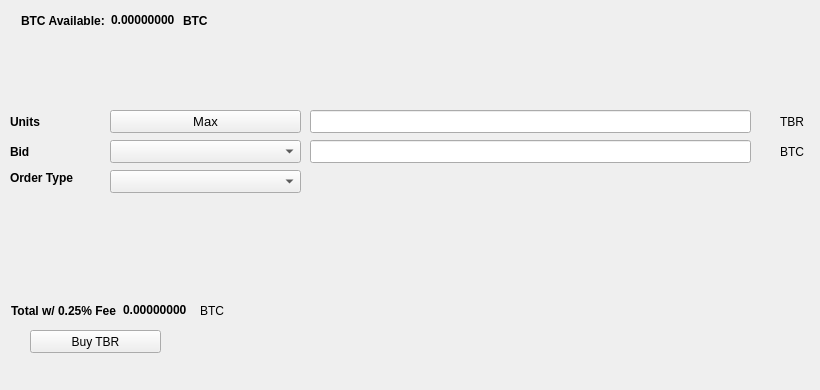
   <widget class="QWidget" name="BuyTab">
    <attribute name="title">
     <string>Buy</string>
    </attribute>
    <widget class="QPushButton" name="BuyTBR">
     <property name="geometry">
      <rect>
       <x>30</x>
       <y>330</y>
       <width>131</width>
       <height>23</height>
      </rect>
     </property>
     <property name="text">
      <string>Buy TBR</string>
     </property>
     <property name="icon">
      <iconset resource="../Tiberium.qrc">
       <normaloff>:/icons/bitcoin</normaloff>:/icons/bitcoin</iconset>
     </property>
    </widget>
    <widget class="QLabel" name="label_3">
     <property name="geometry">
      <rect>
       <x>10</x>
       <y>110</y>
       <width>46</width>
       <height>23</height>
      </rect>
     </property>
     <property name="font">
      <font>
       <weight>75</weight>
       <bold>true</bold>
      </font>
     </property>
     <property name="text">
      <string>Units</string>
     </property>
    </widget>
    <widget class="QLineEdit" name="UnitsInput">
     <property name="geometry">
      <rect>
       <x>310</x>
       <y>110</y>
       <width>441</width>
       <height>23</height>
      </rect>
     </property>
     <property name="font">
      <font>
       <pointsize>9</pointsize>
       <weight>75</weight>
       <bold>true</bold>
      </font>
     </property>
    </widget>
    <widget class="QLineEdit" name="BuyBidPriceEdit">
     <property name="geometry">
      <rect>
       <x>310</x>
       <y>140</y>
       <width>441</width>
       <height>23</height>
      </rect>
     </property>
     <property name="font">
      <font>
       <pointsize>9</pointsize>
       <weight>75</weight>
       <bold>true</bold>
      </font>
     </property>
    </widget>
    <widget class="QLabel" name="label_4">
     <property name="geometry">
      <rect>
       <x>780</x>
       <y>110</y>
       <width>31</width>
       <height>23</height>
      </rect>
     </property>
     <property name="text">
      <string>TBR</string>
     </property>
    </widget>
    <widget class="QLabel" name="label_5">
     <property name="geometry">
      <rect>
       <x>780</x>
       <y>140</y>
       <width>31</width>
       <height>23</height>
      </rect>
     </property>
     <property name="text">
      <string>BTC</string>
     </property>
    </widget>
    <widget class="QLabel" name="label_6">
     <property name="geometry">
      <rect>
       <x>10</x>
       <y>140</y>
       <width>46</width>
       <height>23</height>
      </rect>
     </property>
     <property name="font">
      <font>
       <weight>75</weight>
       <bold>true</bold>
      </font>
     </property>
     <property name="text">
      <string>Bid</string>
     </property>
    </widget>
    <widget class="QLabel" name="label_7">
     <property name="geometry">
      <rect>
       <x>10</x>
       <y>170</y>
       <width>91</width>
       <height>16</height>
      </rect>
     </property>
     <property name="font">
      <font>
       <weight>75</weight>
       <bold>true</bold>
      </font>
     </property>
     <property name="text">
      <string>Order Type</string>
     </property>
    </widget>
    <widget class="QPushButton" name="Buy_Max_Amount">
     <property name="geometry">
      <rect>
       <x>110</x>
       <y>110</y>
       <width>191</width>
       <height>23</height>
      </rect>
     </property>
     <property name="font">
      <font>
       <pointsize>10</pointsize>
      </font>
     </property>
     <property name="text">
      <string>Max</string>
     </property>
    </widget>
    <widget class="QComboBox" name="BuyBidcomboBox">
     <property name="geometry">
      <rect>
       <x>110</x>
       <y>140</y>
       <width>191</width>
       <height>23</height>
      </rect>
     </property>
     <property name="font">
      <font>
       <pointsize>10</pointsize>
      </font>
     </property>
    </widget>
    <widget class="QComboBox" name="buyOrdertypeCombo">
     <property name="geometry">
      <rect>
       <x>110</x>
       <y>170</y>
       <width>191</width>
       <height>23</height>
      </rect>
     </property>
     <property name="font">
      <font>
       <pointsize>10</pointsize>
      </font>
     </property>
    </widget>
    <widget class="QWidget" name="layoutWidget1">
     <property name="geometry">
      <rect>
       <x>21</x>
       <y>11</y>
       <width>227</width>
       <height>19</height>
      </rect>
     </property>
     <layout class="QHBoxLayout" name="horizontalLayout_3">
      <item>
       <widget class="QLabel" name="label232">
        <property name="font">
         <font>
          <weight>75</weight>
          <bold>true</bold>
         </font>
        </property>
        <property name="text">
         <string>BTC Available:</string>
        </property>
       </widget>
      </item>
      <item>
       <widget class="QLabel" name="BtcAvailableLbl">
        <property name="palette">
         <palette>
          <active>
           <colorrole role="WindowText">
            <brush brushstyle="SolidPattern">
             <color alpha="255">
              <red>0</red>
              <green>0</green>
              <blue>0</blue>
             </color>
            </brush>
           </colorrole>
           <colorrole role="Button">
            <brush brushstyle="SolidPattern">
             <color alpha="255">
              <red>0</red>
              <green>170</green>
              <blue>0</blue>
             </color>
            </brush>
           </colorrole>
           <colorrole role="Light">
            <brush brushstyle="SolidPattern">
             <color alpha="255">
              <red>0</red>
              <green>255</green>
              <blue>0</blue>
             </color>
            </brush>
           </colorrole>
           <colorrole role="Midlight">
            <brush brushstyle="SolidPattern">
             <color alpha="255">
              <red>0</red>
              <green>212</green>
              <blue>0</blue>
             </color>
            </brush>
           </colorrole>
           <colorrole role="Dark">
            <brush brushstyle="SolidPattern">
             <color alpha="255">
              <red>0</red>
              <green>85</green>
              <blue>0</blue>
             </color>
            </brush>
           </colorrole>
           <colorrole role="Mid">
            <brush brushstyle="SolidPattern">
             <color alpha="255">
              <red>0</red>
              <green>113</green>
              <blue>0</blue>
             </color>
            </brush>
           </colorrole>
           <colorrole role="Text">
            <brush brushstyle="SolidPattern">
             <color alpha="255">
              <red>0</red>
              <green>170</green>
              <blue>0</blue>
             </color>
            </brush>
           </colorrole>
           <colorrole role="BrightText">
            <brush brushstyle="SolidPattern">
             <color alpha="255">
              <red>255</red>
              <green>255</green>
              <blue>255</blue>
             </color>
            </brush>
           </colorrole>
           <colorrole role="ButtonText">
            <brush brushstyle="SolidPattern">
             <color alpha="255">
              <red>0</red>
              <green>0</green>
              <blue>0</blue>
             </color>
            </brush>
           </colorrole>
           <colorrole role="Base">
            <brush brushstyle="SolidPattern">
             <color alpha="255">
              <red>255</red>
              <green>255</green>
              <blue>255</blue>
             </color>
            </brush>
           </colorrole>
           <colorrole role="Window">
            <brush brushstyle="SolidPattern">
             <color alpha="255">
              <red>0</red>
              <green>170</green>
              <blue>0</blue>
             </color>
            </brush>
           </colorrole>
           <colorrole role="Shadow">
            <brush brushstyle="SolidPattern">
             <color alpha="255">
              <red>0</red>
              <green>0</green>
              <blue>0</blue>
             </color>
            </brush>
           </colorrole>
           <colorrole role="AlternateBase">
            <brush brushstyle="SolidPattern">
             <color alpha="255">
              <red>127</red>
              <green>212</green>
              <blue>127</blue>
             </color>
            </brush>
           </colorrole>
           <colorrole role="ToolTipBase">
            <brush brushstyle="SolidPattern">
             <color alpha="255">
              <red>255</red>
              <green>255</green>
              <blue>220</blue>
             </color>
            </brush>
           </colorrole>
           <colorrole role="ToolTipText">
            <brush brushstyle="SolidPattern">
             <color alpha="255">
              <red>0</red>
              <green>0</green>
              <blue>0</blue>
             </color>
            </brush>
           </colorrole>
          </active>
          <inactive>
           <colorrole role="WindowText">
            <brush brushstyle="SolidPattern">
             <color alpha="255">
              <red>0</red>
              <green>0</green>
              <blue>0</blue>
             </color>
            </brush>
           </colorrole>
           <colorrole role="Button">
            <brush brushstyle="SolidPattern">
             <color alpha="255">
              <red>0</red>
              <green>170</green>
              <blue>0</blue>
             </color>
            </brush>
           </colorrole>
           <colorrole role="Light">
            <brush brushstyle="SolidPattern">
             <color alpha="255">
              <red>0</red>
              <green>255</green>
              <blue>0</blue>
             </color>
            </brush>
           </colorrole>
           <colorrole role="Midlight">
            <brush brushstyle="SolidPattern">
             <color alpha="255">
              <red>0</red>
              <green>212</green>
              <blue>0</blue>
             </color>
            </brush>
           </colorrole>
           <colorrole role="Dark">
            <brush brushstyle="SolidPattern">
             <color alpha="255">
              <red>0</red>
              <green>85</green>
              <blue>0</blue>
             </color>
            </brush>
           </colorrole>
           <colorrole role="Mid">
            <brush brushstyle="SolidPattern">
             <color alpha="255">
              <red>0</red>
              <green>113</green>
              <blue>0</blue>
             </color>
            </brush>
           </colorrole>
           <colorrole role="Text">
            <brush brushstyle="SolidPattern">
             <color alpha="255">
              <red>0</red>
              <green>170</green>
              <blue>0</blue>
             </color>
            </brush>
           </colorrole>
           <colorrole role="BrightText">
            <brush brushstyle="SolidPattern">
             <color alpha="255">
              <red>255</red>
              <green>255</green>
              <blue>255</blue>
             </color>
            </brush>
           </colorrole>
           <colorrole role="ButtonText">
            <brush brushstyle="SolidPattern">
             <color alpha="255">
              <red>0</red>
              <green>0</green>
              <blue>0</blue>
             </color>
            </brush>
           </colorrole>
           <colorrole role="Base">
            <brush brushstyle="SolidPattern">
             <color alpha="255">
              <red>255</red>
              <green>255</green>
              <blue>255</blue>
             </color>
            </brush>
           </colorrole>
           <colorrole role="Window">
            <brush brushstyle="SolidPattern">
             <color alpha="255">
              <red>0</red>
              <green>170</green>
              <blue>0</blue>
             </color>
            </brush>
           </colorrole>
           <colorrole role="Shadow">
            <brush brushstyle="SolidPattern">
             <color alpha="255">
              <red>0</red>
              <green>0</green>
              <blue>0</blue>
             </color>
            </brush>
           </colorrole>
           <colorrole role="AlternateBase">
            <brush brushstyle="SolidPattern">
             <color alpha="255">
              <red>127</red>
              <green>212</green>
              <blue>127</blue>
             </color>
            </brush>
           </colorrole>
           <colorrole role="ToolTipBase">
            <brush brushstyle="SolidPattern">
             <color alpha="255">
              <red>255</red>
              <green>255</green>
              <blue>220</blue>
             </color>
            </brush>
           </colorrole>
           <colorrole role="ToolTipText">
            <brush brushstyle="SolidPattern">
             <color alpha="255">
              <red>0</red>
              <green>0</green>
              <blue>0</blue>
             </color>
            </brush>
           </colorrole>
          </inactive>
          <disabled>
           <colorrole role="WindowText">
            <brush brushstyle="SolidPattern">
             <color alpha="255">
              <red>0</red>
              <green>85</green>
              <blue>0</blue>
             </color>
            </brush>
           </colorrole>
           <colorrole role="Button">
            <brush brushstyle="SolidPattern">
             <color alpha="255">
              <red>0</red>
              <green>170</green>
              <blue>0</blue>
             </color>
            </brush>
           </colorrole>
           <colorrole role="Light">
            <brush brushstyle="SolidPattern">
             <color alpha="255">
              <red>0</red>
              <green>255</green>
              <blue>0</blue>
             </color>
            </brush>
           </colorrole>
           <colorrole role="Midlight">
            <brush brushstyle="SolidPattern">
             <color alpha="255">
              <red>0</red>
              <green>212</green>
              <blue>0</blue>
             </color>
            </brush>
           </colorrole>
           <colorrole role="Dark">
            <brush brushstyle="SolidPattern">
             <color alpha="255">
              <red>0</red>
              <green>85</green>
              <blue>0</blue>
             </color>
            </brush>
           </colorrole>
           <colorrole role="Mid">
            <brush brushstyle="SolidPattern">
             <color alpha="255">
              <red>0</red>
              <green>113</green>
              <blue>0</blue>
             </color>
            </brush>
           </colorrole>
           <colorrole role="Text">
            <brush brushstyle="SolidPattern">
             <color alpha="255">
              <red>0</red>
              <green>85</green>
              <blue>0</blue>
             </color>
            </brush>
           </colorrole>
           <colorrole role="BrightText">
            <brush brushstyle="SolidPattern">
             <color alpha="255">
              <red>255</red>
              <green>255</green>
              <blue>255</blue>
             </color>
            </brush>
           </colorrole>
           <colorrole role="ButtonText">
            <brush brushstyle="SolidPattern">
             <color alpha="255">
              <red>0</red>
              <green>85</green>
              <blue>0</blue>
             </color>
            </brush>
           </colorrole>
           <colorrole role="Base">
            <brush brushstyle="SolidPattern">
             <color alpha="255">
              <red>0</red>
              <green>170</green>
              <blue>0</blue>
             </color>
            </brush>
           </colorrole>
           <colorrole role="Window">
            <brush brushstyle="SolidPattern">
             <color alpha="255">
              <red>0</red>
              <green>170</green>
              <blue>0</blue>
             </color>
            </brush>
           </colorrole>
           <colorrole role="Shadow">
            <brush brushstyle="SolidPattern">
             <color alpha="255">
              <red>0</red>
              <green>0</green>
              <blue>0</blue>
             </color>
            </brush>
           </colorrole>
           <colorrole role="AlternateBase">
            <brush brushstyle="SolidPattern">
             <color alpha="255">
              <red>0</red>
              <green>170</green>
              <blue>0</blue>
             </color>
            </brush>
           </colorrole>
           <colorrole role="ToolTipBase">
            <brush brushstyle="SolidPattern">
             <color alpha="255">
              <red>255</red>
              <green>255</green>
              <blue>220</blue>
             </color>
            </brush>
           </colorrole>
           <colorrole role="ToolTipText">
            <brush brushstyle="SolidPattern">
             <color alpha="255">
              <red>0</red>
              <green>0</green>
              <blue>0</blue>
             </color>
            </brush>
           </colorrole>
          </disabled>
         </palette>
        </property>
        <property name="font">
         <font>
          <weight>75</weight>
          <bold>true</bold>
         </font>
        </property>
        <property name="text">
         <string>0.00000000</string>
        </property>
        <property name="textInteractionFlags">
         <set>Qt::LinksAccessibleByMouse|Qt::TextSelectableByKeyboard|Qt::TextSelectableByMouse</set>
        </property>
       </widget>
      </item>
      <item>
       <widget class="QLabel" name="BtcAvailableLbl_2">
        <property name="font">
         <font>
          <weight>75</weight>
          <bold>true</bold>
         </font>
        </property>
        <property name="text">
         <string>BTC</string>
        </property>
       </widget>
      </item>
     </layout>
    </widget>
    <widget class="QWidget" name="layoutWidge2">
     <property name="geometry">
      <rect>
       <x>11</x>
       <y>301</y>
       <width>259</width>
       <height>19</height>
      </rect>
     </property>
     <layout class="QHBoxLayout" name="horizontalLayout_4">
      <item>
       <widget class="QLabel" name="label_9">
        <property name="font">
         <font>
          <weight>75</weight>
          <bold>true</bold>
         </font>
        </property>
        <property name="text">
         <string>Total w/ 0.25% Fee</string>
        </property>
       </widget>
      </item>
      <item>
       <widget class="QLabel" name="BuyCostLabel">
        <property name="palette">
         <palette>
          <active>
           <colorrole role="WindowText">
            <brush brushstyle="SolidPattern">
             <color alpha="255">
              <red>0</red>
              <green>0</green>
              <blue>0</blue>
             </color>
            </brush>
           </colorrole>
           <colorrole role="Button">
            <brush brushstyle="SolidPattern">
             <color alpha="255">
              <red>0</red>
              <green>170</green>
              <blue>0</blue>
             </color>
            </brush>
           </colorrole>
           <colorrole role="Light">
            <brush brushstyle="SolidPattern">
             <color alpha="255">
              <red>0</red>
              <green>255</green>
              <blue>0</blue>
             </color>
            </brush>
           </colorrole>
           <colorrole role="Midlight">
            <brush brushstyle="SolidPattern">
             <color alpha="255">
              <red>0</red>
              <green>212</green>
              <blue>0</blue>
             </color>
            </brush>
           </colorrole>
           <colorrole role="Dark">
            <brush brushstyle="SolidPattern">
             <color alpha="255">
              <red>0</red>
              <green>85</green>
              <blue>0</blue>
             </color>
            </brush>
           </colorrole>
           <colorrole role="Mid">
            <brush brushstyle="SolidPattern">
             <color alpha="255">
              <red>0</red>
              <green>113</green>
              <blue>0</blue>
             </color>
            </brush>
           </colorrole>
           <colorrole role="Text">
            <brush brushstyle="SolidPattern">
             <color alpha="255">
              <red>0</red>
              <green>170</green>
              <blue>0</blue>
             </color>
            </brush>
           </colorrole>
           <colorrole role="BrightText">
            <brush brushstyle="SolidPattern">
             <color alpha="255">
              <red>255</red>
              <green>255</green>
              <blue>255</blue>
             </color>
            </brush>
           </colorrole>
           <colorrole role="ButtonText">
            <brush brushstyle="SolidPattern">
             <color alpha="255">
              <red>0</red>
              <green>0</green>
              <blue>0</blue>
             </color>
            </brush>
           </colorrole>
           <colorrole role="Base">
            <brush brushstyle="SolidPattern">
             <color alpha="255">
              <red>255</red>
              <green>255</green>
              <blue>255</blue>
             </color>
            </brush>
           </colorrole>
           <colorrole role="Window">
            <brush brushstyle="SolidPattern">
             <color alpha="255">
              <red>0</red>
              <green>170</green>
              <blue>0</blue>
             </color>
            </brush>
           </colorrole>
           <colorrole role="Shadow">
            <brush brushstyle="SolidPattern">
             <color alpha="255">
              <red>0</red>
              <green>0</green>
              <blue>0</blue>
             </color>
            </brush>
           </colorrole>
           <colorrole role="AlternateBase">
            <brush brushstyle="SolidPattern">
             <color alpha="255">
              <red>127</red>
              <green>212</green>
              <blue>127</blue>
             </color>
            </brush>
           </colorrole>
           <colorrole role="ToolTipBase">
            <brush brushstyle="SolidPattern">
             <color alpha="255">
              <red>255</red>
              <green>255</green>
              <blue>220</blue>
             </color>
            </brush>
           </colorrole>
           <colorrole role="ToolTipText">
            <brush brushstyle="SolidPattern">
             <color alpha="255">
              <red>0</red>
              <green>0</green>
              <blue>0</blue>
             </color>
            </brush>
           </colorrole>
          </active>
          <inactive>
           <colorrole role="WindowText">
            <brush brushstyle="SolidPattern">
             <color alpha="255">
              <red>0</red>
              <green>0</green>
              <blue>0</blue>
             </color>
            </brush>
           </colorrole>
           <colorrole role="Button">
            <brush brushstyle="SolidPattern">
             <color alpha="255">
              <red>0</red>
              <green>170</green>
              <blue>0</blue>
             </color>
            </brush>
           </colorrole>
           <colorrole role="Light">
            <brush brushstyle="SolidPattern">
             <color alpha="255">
              <red>0</red>
              <green>255</green>
              <blue>0</blue>
             </color>
            </brush>
           </colorrole>
           <colorrole role="Midlight">
            <brush brushstyle="SolidPattern">
             <color alpha="255">
              <red>0</red>
              <green>212</green>
              <blue>0</blue>
             </color>
            </brush>
           </colorrole>
           <colorrole role="Dark">
            <brush brushstyle="SolidPattern">
             <color alpha="255">
              <red>0</red>
              <green>85</green>
              <blue>0</blue>
             </color>
            </brush>
           </colorrole>
           <colorrole role="Mid">
            <brush brushstyle="SolidPattern">
             <color alpha="255">
              <red>0</red>
              <green>113</green>
              <blue>0</blue>
             </color>
            </brush>
           </colorrole>
           <colorrole role="Text">
            <brush brushstyle="SolidPattern">
             <color alpha="255">
              <red>0</red>
              <green>170</green>
              <blue>0</blue>
             </color>
            </brush>
           </colorrole>
           <colorrole role="BrightText">
            <brush brushstyle="SolidPattern">
             <color alpha="255">
              <red>255</red>
              <green>255</green>
              <blue>255</blue>
             </color>
            </brush>
           </colorrole>
           <colorrole role="ButtonText">
            <brush brushstyle="SolidPattern">
             <color alpha="255">
              <red>0</red>
              <green>0</green>
              <blue>0</blue>
             </color>
            </brush>
           </colorrole>
           <colorrole role="Base">
            <brush brushstyle="SolidPattern">
             <color alpha="255">
              <red>255</red>
              <green>255</green>
              <blue>255</blue>
             </color>
            </brush>
           </colorrole>
           <colorrole role="Window">
            <brush brushstyle="SolidPattern">
             <color alpha="255">
              <red>0</red>
              <green>170</green>
              <blue>0</blue>
             </color>
            </brush>
           </colorrole>
           <colorrole role="Shadow">
            <brush brushstyle="SolidPattern">
             <color alpha="255">
              <red>0</red>
              <green>0</green>
              <blue>0</blue>
             </color>
            </brush>
           </colorrole>
           <colorrole role="AlternateBase">
            <brush brushstyle="SolidPattern">
             <color alpha="255">
              <red>127</red>
              <green>212</green>
              <blue>127</blue>
             </color>
            </brush>
           </colorrole>
           <colorrole role="ToolTipBase">
            <brush brushstyle="SolidPattern">
             <color alpha="255">
              <red>255</red>
              <green>255</green>
              <blue>220</blue>
             </color>
            </brush>
           </colorrole>
           <colorrole role="ToolTipText">
            <brush brushstyle="SolidPattern">
             <color alpha="255">
              <red>0</red>
              <green>0</green>
              <blue>0</blue>
             </color>
            </brush>
           </colorrole>
          </inactive>
          <disabled>
           <colorrole role="WindowText">
            <brush brushstyle="SolidPattern">
             <color alpha="255">
              <red>0</red>
              <green>85</green>
              <blue>0</blue>
             </color>
            </brush>
           </colorrole>
           <colorrole role="Button">
            <brush brushstyle="SolidPattern">
             <color alpha="255">
              <red>0</red>
              <green>170</green>
              <blue>0</blue>
             </color>
            </brush>
           </colorrole>
           <colorrole role="Light">
            <brush brushstyle="SolidPattern">
             <color alpha="255">
              <red>0</red>
              <green>255</green>
              <blue>0</blue>
             </color>
            </brush>
           </colorrole>
           <colorrole role="Midlight">
            <brush brushstyle="SolidPattern">
             <color alpha="255">
              <red>0</red>
              <green>212</green>
              <blue>0</blue>
             </color>
            </brush>
           </colorrole>
           <colorrole role="Dark">
            <brush brushstyle="SolidPattern">
             <color alpha="255">
              <red>0</red>
              <green>85</green>
              <blue>0</blue>
             </color>
            </brush>
           </colorrole>
           <colorrole role="Mid">
            <brush brushstyle="SolidPattern">
             <color alpha="255">
              <red>0</red>
              <green>113</green>
              <blue>0</blue>
             </color>
            </brush>
           </colorrole>
           <colorrole role="Text">
            <brush brushstyle="SolidPattern">
             <color alpha="255">
              <red>0</red>
              <green>85</green>
              <blue>0</blue>
             </color>
            </brush>
           </colorrole>
           <colorrole role="BrightText">
            <brush brushstyle="SolidPattern">
             <color alpha="255">
              <red>255</red>
              <green>255</green>
              <blue>255</blue>
             </color>
            </brush>
           </colorrole>
           <colorrole role="ButtonText">
            <brush brushstyle="SolidPattern">
             <color alpha="255">
              <red>0</red>
              <green>85</green>
              <blue>0</blue>
             </color>
            </brush>
           </colorrole>
           <colorrole role="Base">
            <brush brushstyle="SolidPattern">
             <color alpha="255">
              <red>0</red>
              <green>170</green>
              <blue>0</blue>
             </color>
            </brush>
           </colorrole>
           <colorrole role="Window">
            <brush brushstyle="SolidPattern">
             <color alpha="255">
              <red>0</red>
              <green>170</green>
              <blue>0</blue>
             </color>
            </brush>
           </colorrole>
           <colorrole role="Shadow">
            <brush brushstyle="SolidPattern">
             <color alpha="255">
              <red>0</red>
              <green>0</green>
              <blue>0</blue>
             </color>
            </brush>
           </colorrole>
           <colorrole role="AlternateBase">
            <brush brushstyle="SolidPattern">
             <color alpha="255">
              <red>0</red>
              <green>170</green>
              <blue>0</blue>
             </color>
            </brush>
           </colorrole>
           <colorrole role="ToolTipBase">
            <brush brushstyle="SolidPattern">
             <color alpha="255">
              <red>255</red>
              <green>255</green>
              <blue>220</blue>
             </color>
            </brush>
           </colorrole>
           <colorrole role="ToolTipText">
            <brush brushstyle="SolidPattern">
             <color alpha="255">
              <red>0</red>
              <green>0</green>
              <blue>0</blue>
             </color>
            </brush>
           </colorrole>
          </disabled>
         </palette>
        </property>
        <property name="font">
         <font>
          <weight>75</weight>
          <bold>true</bold>
         </font>
        </property>
        <property name="autoFillBackground">
         <bool>false</bool>
        </property>
        <property name="text">
         <string>0.00000000</string>
        </property>
        <property name="textInteractionFlags">
         <set>Qt::LinksAccessibleByMouse|Qt::TextSelectableByMouse</set>
        </property>
       </widget>
      </item>
      <item>
       <widget class="QLabel" name="label_10">
        <property name="font">
         <font>
          <weight>50</weight>
          <bold>false</bold>
         </font>
        </property>
        <property name="text">
         <string>BTC</string>
        </property>
       </widget>
      </item>
     </layout>
    </widget>
    <widget class="QLabel" name="label_24">
     <property name="geometry">
      <rect>
       <x>460</x>
       <y>300</y>
       <width>281</width>
       <height>81</height>
      </rect>
     </property>
     <property name="text">
      <string/>
     </property>
     <property name="pixmap">
      <pixmap>:/images/bittrex</pixmap>
     </property>
    </widget>
   </widget>
